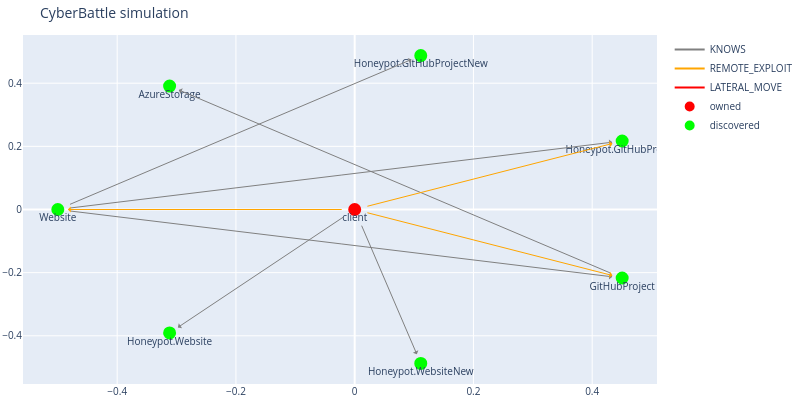

Notebook code cell kept with this figure:
### Code cell
# 3
leakedSasUrl = c2.run_remote_attack("client", "GitHubProject", "CredScanGitHistory")
dbg.plot_discovered_network()

### Figure 1 — Plotly figure (JSON) as saved in the notebook; plotly's stock layout.template omitted (floating-point values rounded to 4 significant figures)
{"data": [{"line": {"color": "gray"}, "mode": "lines", "name": "KNOWS", "type": "scatter", "x": [0], "y": [0]}, {"line": {"color": "orange"}, "mode": "lines", "name": "REMOTE_EXPLOIT", "type": "scatter", "x": [0], "y": [0]}, {"line": {"color": "red"}, "mode": "lines", "name": "LATERAL_MOVE", "type": "scatter", "x": [0], "y": [0]}, {"hoverinfo": "text", "marker": {"color": "#D32F2E", "line": {"color": "rgb(255,0,0)", "width": 8}, "size": 5, "symbol": "circle-dot"}, "mode": "markers+text", "name": "owned", "text": ["client"], "textposition": "bottom center", "type": "scatter", "x": [0], "y": [0]}, {"hoverinfo": "text", "marker": {"color": "#0e9d00", "line": {"color": "rgb(0,255,0)", "width": 8}, "size": 5, "symbol": "circle-dot"}, "mode": "markers+text", "name": "discovered", "text": ["Website", "Honeypot.Website", "Honeypot.WebsiteNew", "GitHubProject", "Honeypot.GitHubProject", "Honeypot.GitHubProjectNew", "AzureStorage"], "textposition": "bottom center", "type": "scatter", "x": [-0.5, -0.3117, 0.1113, 0.4505, 0.4505, 0.1113, -0.3117], "y": [-4.371e-08, -0.3909, -0.4875, -0.2169, 0.2169, 0.4875, 0.3909]}], "layout": {"annotations": [{"align": "center", "arrowcolor": "gray", "arrowhead": 1, "arrowsize": 1, "arrowwidth": 1, "ax": -0.5, "axref": "x", "ay": -4.371e-08, "ayref": "y", "hovertext": "KNOWS", "opacity": 1, "showarrow": true, "standoff": 10, "startstandoff": 10, "x": 0.4505, "xref": "x", "y": -0.2169, "yref": "y"}, {"align": "center", "arrowcolor": "gray", "arrowhead": 1, "arrowsize": 1, "arrowwidth": 1, "ax": -0.5, "axref": "x", "ay": -4.371e-08, "ayref": "y", "hovertext": "KNOWS", "opacity": 1, "showarrow": true, "standoff": 10, "startstandoff": 10, "x": 0.4505, "xref": "x", "y": 0.2169, "yref": "y"}, {"align": "center", "arrowcolor": "gray", "arrowhead": 1, "arrowsize": 1, "arrowwidth": 1, "ax": -0.5, "axref": "x", "ay": -4.371e-08, "ayref": "y", "hovertext": "KNOWS", "opacity": 1, "showarrow": true, "standoff": 10, "startstandoff": 10, "x": 0.1113, "xref": "x", "y": 0.4875, "yref": "y"}, {"align": "center", "arrowcolor": "gray", "arrowhead": 1, "arrowsize": 1, "arrowwidth": 1, "ax": 0.4505, "axref": "x", "ay": -0.2169, "ayref": "y", "hovertext": "KNOWS", "opacity": 1, "showarrow": true, "standoff": 10, "startstandoff": 10, "x": -0.3117, "xref": "x", "y": 0.3909, "yref": "y"}, {"align": "center", "arrowcolor": "orange", "arrowhead": 1, "arrowsize": 1, "arrowwidth": 1, "ax": 0, "axref": "x", "ay": 0, "ayref": "y", "hovertext": "REMOTE_EXPLOIT", "opacity": 1, "showarrow": true, "standoff": 10, "startstandoff": 10, "x": -0.5, "xref": "x", "y": -4.371e-08, "yref": "y"}, {"align": "center", "arrowcolor": "gray", "arrowhead": 1, "arrowsize": 1, "arrowwidth": 1, "ax": 0, "axref": "x", "ay": 0, "ayref": "y", "hovertext": "KNOWS", "opacity": 1, "showarrow": true, "standoff": 10, "startstandoff": 10, "x": -0.3117, "xref": "x", "y": -0.3909, "yref": "y"}, {"align": "center", "arrowcolor": "gray", "arrowhead": 1, "arrowsize": 1, "arrowwidth": 1, "ax": 0, "axref": "x", "ay": 0, "ayref": "y", "hovertext": "KNOWS", "opacity": 1, "showarrow": true, "standoff": 10, "startstandoff": 10, "x": 0.1113, "xref": "x", "y": -0.4875, "yref": "y"}, {"align": "center", "arrowcolor": "orange", "arrowhead": 1, "arrowsize": 1, "arrowwidth": 1, "ax": 0, "axref": "x", "ay": 0, "ayref": "y", "hovertext": "REMOTE_EXPLOIT", "opacity": 1, "showarrow": true, "standoff": 10, "startstandoff": 10, "x": 0.4505, "xref": "x", "y": 0.2169, "yref": "y"}, {"align": "center", "arrowcolor": "orange", "arrowhead": 1, "arrowsize": 1, "arrowwidth": 1, "ax": 0, "axref": "x", "ay": 0, "ayref": "y", "hovertext": "REMOTE_EXPLOIT", "opacity": 1, "showarrow": true, "standoff": 10, "startstandoff": 10, "x": 0.4505, "xref": "x", "y": -0.2169, "yref": "y"}], "autosize": false, "font": {"size": 10}, "height": 400, "hovermode": "closest", "margin": {"b": 15, "l": 2, "r": 2, "t": 35}, "showlegend": true, "title": {"text": "CyberBattle simulation"}, "width": 800}}
